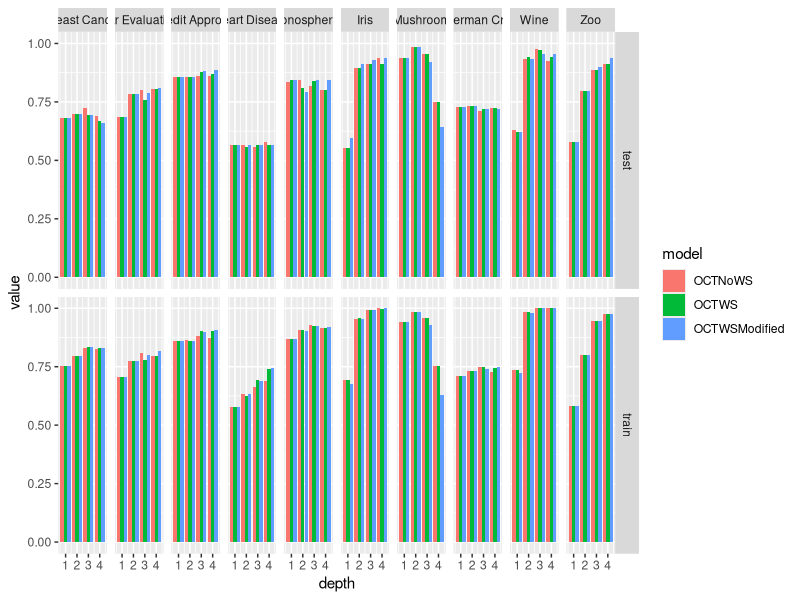
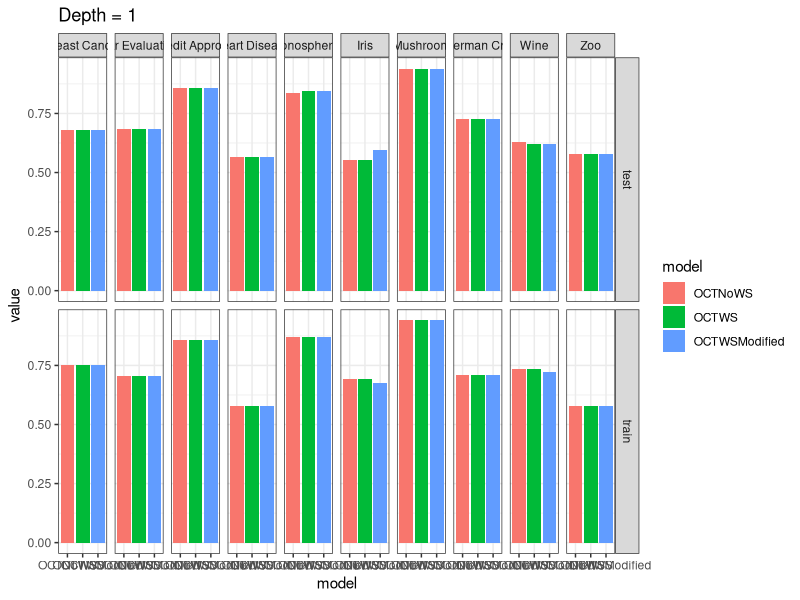
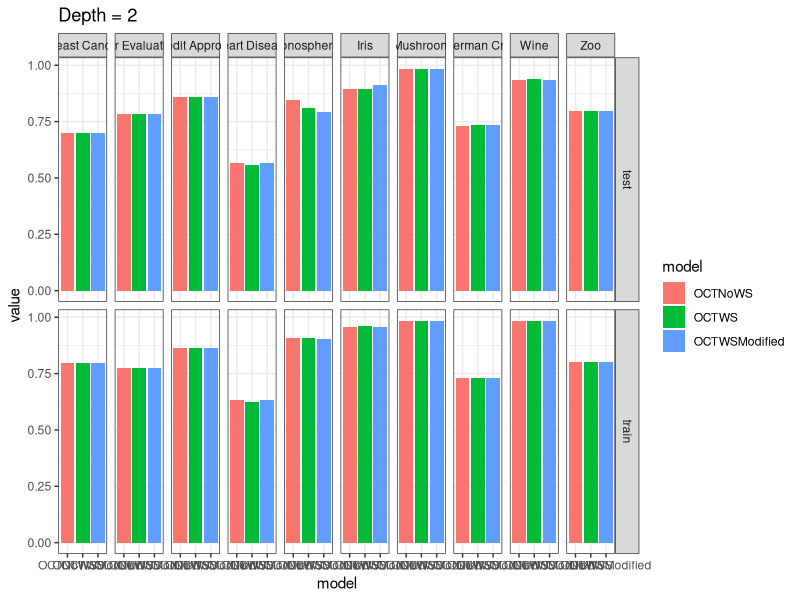
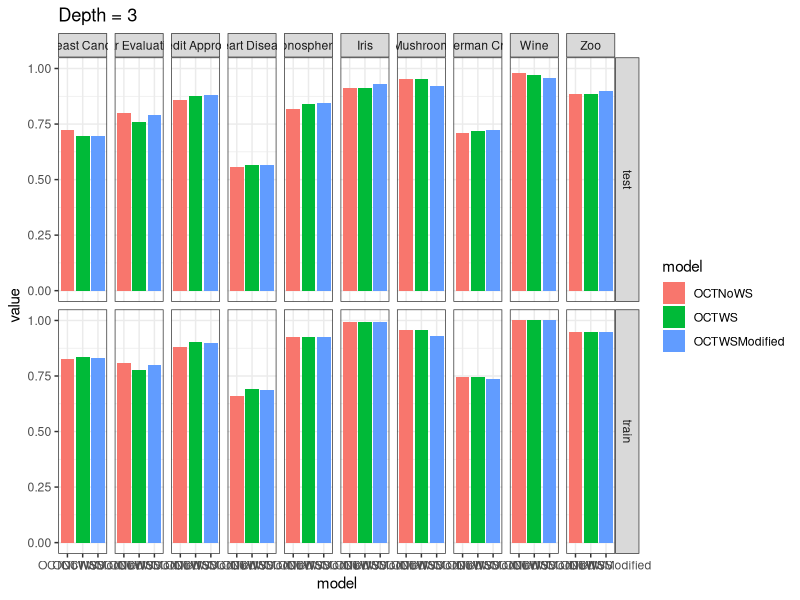
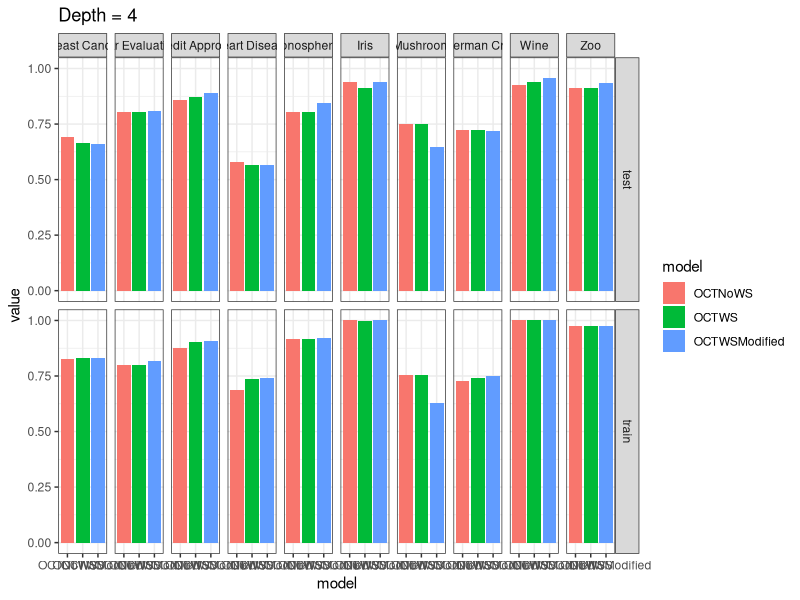
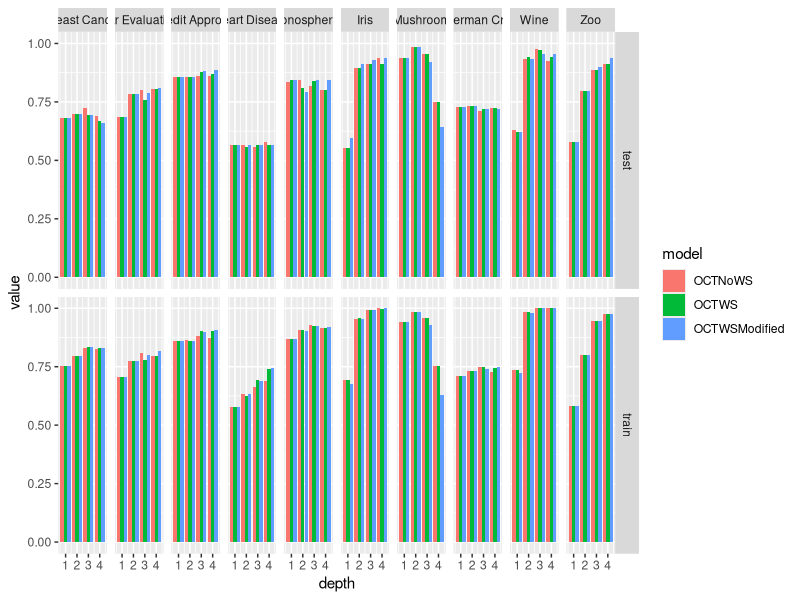

Reproduce these figures in R, in order.
## ---- chunk 1
knitr::opts_chunk$set(echo = TRUE)
## ---- chunk 2
library(tidyverse)
## ---- chunk 3
dataw <- read.csv("ResTrain.csv")

dataw = dataw %>% mutate(set = "train", .before=instance)

dataw = dataw %>% bind_rows(read.csv("ResTest.csv")) %>% mutate( set = case_when(is.na(set) ~ "test", TRUE ~ set) )

dataw

datal = dataw %>% pivot_longer(OCTWS:OCTWSModified,names_to = "model", values_to = "value")

datal
## ---- chunk 4
ggplot(datal,aes(depth,value,fill=model)) + geom_bar(stat = "identity", position=position_dodge()) + facet_grid(set ~ instance)

ggsave("BscThesisPlot.pdf",device="pdf")

ggplot(datal %>% filter(depth==1),aes(model,value,fill=model)) + geom_bar(stat = "identity", position=position_dodge()) + facet_grid(set ~ instance) + labs(title = "Depth = 1") + theme_bw()
ggplot(datal %>% filter(depth==2),aes(model,value,fill=model)) + geom_bar(stat = "identity", position=position_dodge()) + facet_grid(set ~ instance) + labs(title = "Depth = 2")+ theme_bw()
ggplot(datal %>% filter(depth==3),aes(model,value,fill=model)) + geom_bar(stat = "identity", position=position_dodge()) + facet_grid(set ~ instance) + labs(title = "Depth = 3")+ theme_bw()
ggplot(datal %>% filter(depth==4),aes(model,value,fill=model)) + geom_bar(stat = "identity", position=position_dodge()) + facet_grid(set ~ instance) + labs(title = "Depth = 4")+ theme_bw()

## ---- chunk 5
datawtest = dataw %>% mutate(OCTWSvsCART = OCTWS-CART, OCTNoWSvsCART = OCTNoWS-CART, OCTWSModifiedvsCART = OCTWSModified-CART)	# Calculate difference between OCTWS and CART as well as OCTNoWS and CART


# datawtest = datawtest %>% filter(depth<4)	# Exclude depth level 4
datawtest = datawtest %>% filter(depth==4)	# Exclude depth level x

# OCTWS
# calculate number OCTWS > CART
testdata = datawtest %>% filter(set=="test", OCTWSvsCART != 0) # only test and remove ties
testdata

# Binomial/sign test
x = sum(testdata$OCTWSvsCART>0)
n = nrow(testdata)
binom.test(x,n, alternative = c("greater"))

# calculate number OCTWS > CART
testdata = datawtest %>% filter(set=="train", OCTWSvsCART != 0) # only training and remove ties
testdata

# Binomial/sign test
x = sum(testdata$OCTWSvsCART>0)
n = nrow(testdata)
binom.test(x,n, alternative = c("greater"))

#OCTnoWS
# calculate number OCTNoWS > CART
testdata = datawtest %>% filter(set=="test", OCTNoWSvsCART != 0) # only test and remove ties
testdata

# Binomial/sign test
x = sum(testdata$OCTNoWSvsCART>0)
n = nrow(testdata)
binom.test(x,n , alternative = c("greater"))

# calculate number OCTNoWS > CART
testdata = datawtest %>% filter(set=="train", OCTNoWSvsCART != 0) # only training and remove ties
testdata

# Binomial/sign test
x = sum(testdata$OCTNoWSvsCART>0)
n = nrow(testdata)
binom.test(x,n, alternative = c("greater"))

#OCTWSModified
# calculate number OCTWSModified > CART
testdata = datawtest %>% filter(set=="test", OCTWSModifiedvsCART != 0) # only test and remove ties
testdata

# Binomial/sign test
x = sum(testdata$OCTWSModifiedvsCART>0)
n = nrow(testdata)
binom.test(x,n, alternative = c("greater"))

# calculate number OCTWSModified > CART
testdata = datawtest %>% filter(set=="train", OCTWSModifiedvsCART != 0) # only test and remove ties
testdata

# Binomial/sign test
x = sum(testdata$OCTWSModifiedvsCART>0)
n = nrow(testdata)
binom.test(x,n, alternative = c("greater"))
